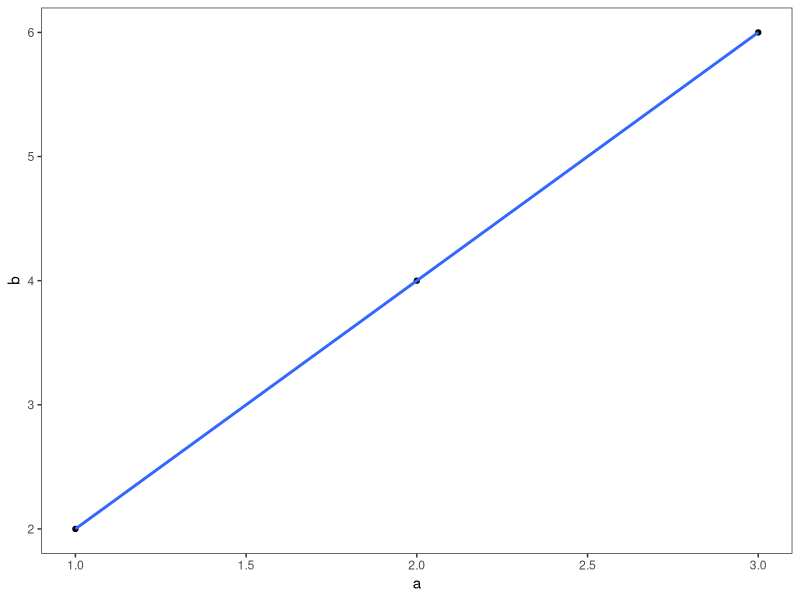

Recreate this plot in R.
library(ggplot2)

myplot = ggplot(data = data.frame(a = c(1,2,3),
                         b = c(2,4,6))) +
  aes(x = a , y = b) +
  geom_point() + 
  geom_smooth(method = "lm") +
  theme_bw() +
  theme(panel.grid = element_blank())
